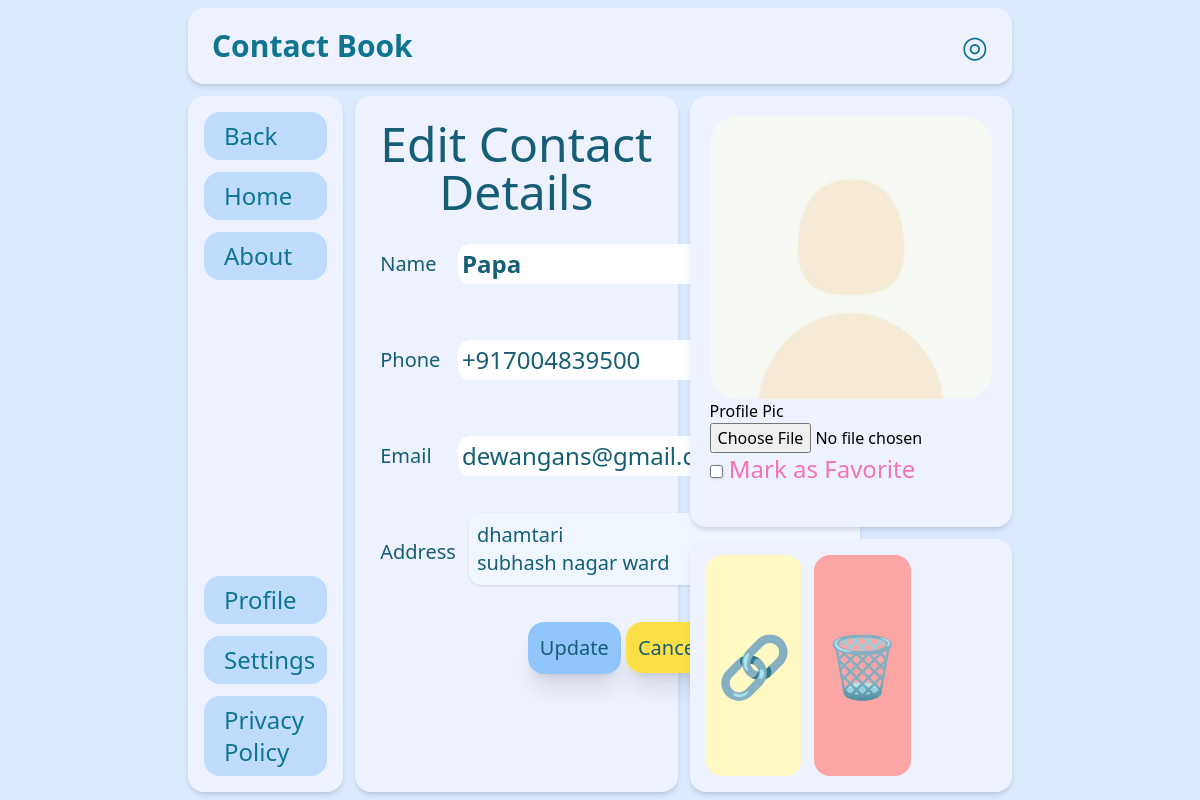
Screenshot of /edit_contact/129 with the database file from the repository.
### contacts/models.py (models this page shows, shortened)
class Contacts(models.Model):
    user = models.ForeignKey(User, on_delete=models.SET_NULL, null=True, blank=True)
    name = models.CharField(max_length=50,default="NaN")
    phone = models.CharField(max_length=15)
    email = models.EmailField(max_length=50)
    address = models.TextField()
    ppic = models.ImageField(default='default.jpg', upload_to='')
    fav = models.BooleanField(default=False)

### contacts/views.py (the view, shortened to what this page needs)
# urls.py: path('edit_contact/<id>',views.edit_contact,name="edit_contact"),
def edit_contact(request,id):
    contact = Contacts.objects.get(id=id)
    context={'contact':contact}
    return render(request,'edit_contact.html',context)

### templates/edit_contact.html (shortened to what this page needs)
{% extends 'base.html' %}
{% load static %}
{% block body %}
<div class="grid grid-cols-5 grid-rows-9 gap-3 h-screen w-[70%] mx-auto p-2">
    <div class="text-cyan-700 col-span-5 bg-indigo-50 shadow-md rounded-2xl flex items-center justify-between px-6">
        <div class="text-3xl font-bold">Contact Book</div>
        <div class="text-3xl">
            ◎
        </div>
    </div>
    <nav class="nav text-cyan-700 text-2xl row-span-8 row-start-2 bg-indigo-50 shadow-md rounded-2xl flex flex-col items-start justify-between">
        <ul class=" w-full p-4">
            <li class="bg-blue-200 p-2 pl-5 rounded-2xl mb-3">Back</li>
            <li class="bg-blue-200 p-2 pl-5 rounded-2xl mb-3">Home</li>
            <li class="bg-blue-200 p-2 pl-5 rounded-2xl mb-3">About</li>
        </ul>
        <ul class=" w-full p-4">
            <li class="bg-blue-200 p-2 pl-5 rounded-2xl mb-3">Profile</li>
            <li class="bg-blue-200 p-2 pl-5 rounded-2xl mb-3">Settings</li>
            <li class="bg-blue-200 p-2 pl-5 rounded-2xl ">Privacy Policy</li>
        </ul>
    </nav>
    <div class="text-cyan-800 p-6 text-xl col-span-2 row-span-8 row-start-2 bg-indigo-50 shadow-md rounded-2xl flex flex-col">
        <div class="text-5xl text-center">Edit Contact Details</div>
        <form action="/edit_contact/{{contact.id}}" method="post">
        <table >
            <tr class=" align-middle h-24" >
                <td>Name</td>
                <td class="text-2xl font-bold"><input type="text" name="name" value="{{contact.name}}" class="rounded-xl p-1"></td>
            </tr>
            <tr class="  align-middle h-24">
                <td>Phone</td>
                <td class="text-2xl"><input type="text" name="phone" value="{{contact.phone}}" class="rounded-xl p-1"></td>
            </tr>
            <tr class="  align-middle h-24">
                <td>Email</td>
                <td class="text-2xl"><input type="text" name="email" value="{{contact.email}}" class="rounded-xl p-1"></td>
            </tr>
            <tr class="  align-middle h-24 ">
                <td>Address</td>
                <td class="pl-3">
                <textarea name="addr" cols="30" rows="2" class=" p-2 rounded-xl shadow bg-blue-50" class="rounded-xl p-1">{{contact.address}}</textarea></td>
            </tr>
            <tr class="  align-middle h-24 ">
                <td colspan="2" class="text-center" >
                    <input  class=" p-3 rounded-2xl bg-blue-300 shadow-xl hover:bg-blue-400" type="submit" value="Update">
                    <a href="/contact_details/{{contact.id}}"  class=" p-3 rounded-2xl bg-yellow-300 shadow-xl hover:bg-yellow-400" >Cancel</a>
                </td>
            </tr>
        </table>
    </div>
    <div class="p-5 col-span-2 row-span-5 col-start-4 row-start-2 bg-indigo-50 shadow-md rounded-2xl ">
        <img id="imagePreview" src="/static/images/{{contact.ppic}}" alt="Image Preview" class="rounded-full mx-auto " style=" max-width:100%;max-height:80%">
        <label>Profile Pic</label>
        <input class="cursor-pointer" type="file" accept="image/*" name="ppic" id="imageInput" accept="images/*">
        <div class=" min-w-[20%] relative bottom-0 left-0 text-2xl text-pink-400">
            <input type="checkbox" name="fav" class="shadow bg-blue-50 " {% if contact.fav %}checked{% endif %}>
            Mark as Favorite
        </div>
    </div>
    <div class="flex gap-3 p-4 text-6xl col-span-2 row-span-3 col-start-4 row-start-7 bg-indigo-50 shadow-md rounded-2xl">
        <div class="bg-yellow-100 hover:bg-yellow-200 rounded-2xl p-3 w-1/3 flex items-center justify-center">🔗</div>
        <a href="/delete_contact/{{contact.id}}" class="bg-red-300 hover:bg-red-400 rounded-2xl p-3 w-1/3 flex items-center justify-center">🗑️</a>
    </div>
</div>
{% endblock %}

### static/css/style.css (style rules this page uses)
#imagePreview { border-radius:10%; opacity:0.5 }

### rows the page displays
Contacts: name "Papa", phone "+917004839500", email "dewangans@gmail.com", addr "dhamtari subhash nagar ward", ppic (placeholder picture)
